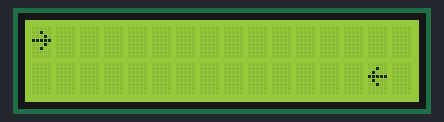
Bench run of a sketch on a simulated Arduino Uno, built with avr-gcc and run on an emulated ATmega328P. Parts: 16×2 character LCD.

Above: at 0.1 s.
At 2.5 s:
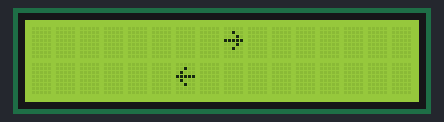
At 4.7 s:
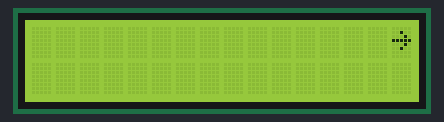
At 7.1 s:
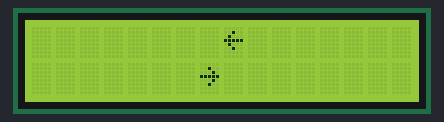
At 9.5 s:
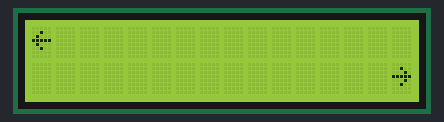
At 10.6 s:
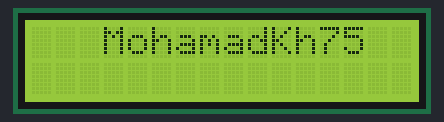

Measured:
- what the display in image 4 shows lasts 1.0 s, from 9.5 s to 10.5 s

The sketch:

first.ino
```cpp
// RunDuino, Arduino by MohamadKh75
// 2017-06-27
// ********************


#include <LiquidCrystal.h>

LiquidCrystal lcd(8, 9, 4, 5, 6, 7);    //connected to pins

int i;
int j = 14;

void setup()
{
  lcd.begin(16, 2);

  for (i = 0  ; i<16 ; ++i)
    {
    lcd.clear();
    lcd.setCursor(i,0);
    lcd.print((char)126);

    lcd.setCursor(j,1);
    lcd.print((char)127);

    --j;
    delay(300);
    }


  j = 0;

  for (i = 15 ; i>-1 ; --i)
    {
    lcd.clear();
    lcd.setCursor(i,0);
    lcd.print((char)127);

    lcd.setCursor(j,1);
    lcd.print((char)126);

    ++j;
    delay(300);
    }

    delay(750);
    lcd.clear();
    lcd.setCursor(3,0);
    lcd.write("MohamadKh75");
}

void loop()
{
  // Nothing Here Yet!
}
```
